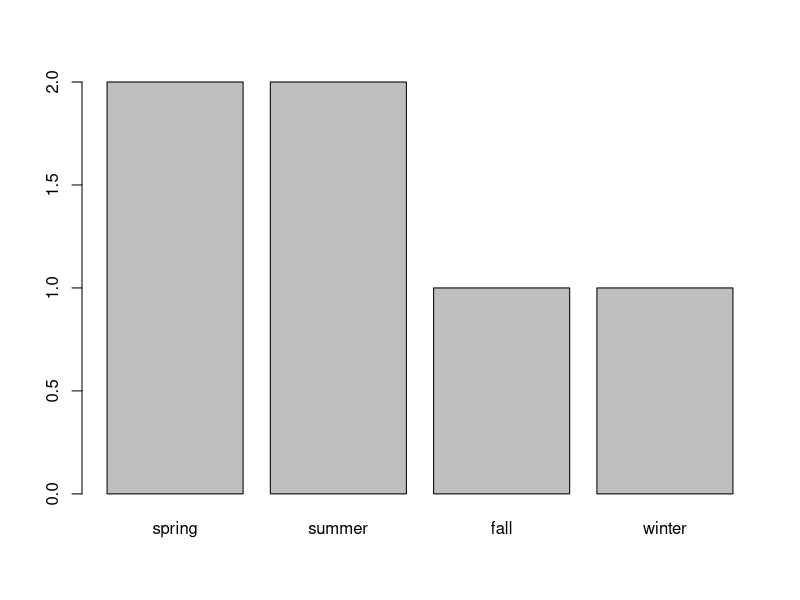

Reproduce this figure in R.
# 2022-12-26
# Chapter2 데이터 객체 실습 코드

### 2.2 벡터
## 2,2,1 벡터 이해
# vector: 1차원 형태의 데이터를 저장할 수 있는 저장소
# 같은 자료형을 가져야함.
# C()함수를 이용해 벡터 생성
# 숫자와 문자를 동일한 벡터에 저장하면 숫자는 문자로 변경됨
# 데이터 테이블에서 각각의 열을 생성한다고 생각

v1 <- c(1, 2, 3, 4, 5)             # 숫자형 벡터
v2 <- c("a", "b", "C")             # 문자형 벡터
v3 <- c(TRUE, FALSE, FALSE)        # 논리형 벡터
v4 <- c(1, 2, 3, "a", "b", "c")    # 문자형 벡터

print(v1) # [1] 1 2 3 4 5
print(v2) # [1] "a" "b" "C"
print(v3) # [1]  TRUE FALSE FALSE
print(v4) # [1] "1" "2" "3" "a" "b" "c"


# 벡터를 결합해 새로운 벡터 생성 가능
v5 <- c(6, 7, 8, 9, 10)
v6 <- c(v1, v5)

print(v6) # [1]  1  2  3  4  5  6  7  8  9 10


# 연속적인 데이터 생성시 콜론 이용. [1, 15] 범위, 1 간격 씩 증가
v7 <- 1:15

print(v7) #  [1]  1  2  3  4  5  6  7  8  9 10 11 12 13 14 15


# seq(from, to, by)
# from ~ to 사이의 by 만큼의 텀을 가진 시퀀스 생성
# 자세한 reference는 help에서 제공
v8 <- seq(1, 10, 2) # v8 <- seq(to=10, by=2, from=1) 과 동일

print(v8) # [1] 1 3 5 7 9


# rep(x, ...)
# 반복된 숫자로 이루어진 벡터 생성
v9 <- rep(1:5, times=3)
v10 <- rep(1:5, each=3)

print(v9)  #  [1] 1 2 3 4 5 1 2 3 4 5 1 2 3 4 5
print(v10) #  [1] 1 1 1 2 2 2 3 3 3 4 4 4 5 5 5


## 2.2.2 인덱스(index)
# 벡터에 저장된 각각의 값들을 구별하기 위해 앞쪽의 값부터 시작하여 부여한 순서값
# R 언어에서 인덱스는 1부터 시작

v <- c(6, 8, 1, 9, 7)
print(v[1]) # [1] 6
print(v[6]) # [1] NA

## 2.2.3 원소값 추출
# 인덱스로 vector에 사용된 모든 함수를 사용할 수 있음

# v의 1, 3, 5번 인덱스의 값 출력
print(v[c(1, 3, 5)])    # [1] 6 1 7

# v의 1:3 번 인덱스의 값들 출력
print(v[1:3])           # [1] 6 8 1

# v의 2~5 번 인덱스의 값을 2씩 건너뛰며 출력
print(v[seq(2, 5, 2)])  # [1] 8 9

# v의 1번 인덱스의 값을 10번 반복하여 출력
print(v[rep(1, 10)])    # [1] 6 6 6 6 6 6 6 6 6 6

# v의 1, 3, 4번 인덱스의 값을 각각 10번씩 출력
print(v[rep(c(1, 3, 4), each=10)]) #  [1] 6 6 6 6 6 6 6 6 6 6 1 1 1 1 1 1 1 1 1 1 9 9 9 9 9 9 9 9 9 9

# v의 5번 인덱스를 제외한 나머지 값 출력
print(v[-5])            # [1] 6 8 1 9

# v의 2, 4번 인덱스를 제외한 나머지 값 출력
print(v[-c(2, 4)])      # [1] 6 1 7


## 2.2.4 벡터의 산술연산
# 벡터에 대한 산술연산은 벡터의 모든 값들에 대한 연산으로 바뀌어 실행
# 벡터와 벡터 간 연산은 대응되는 위치에 있는 값끼리의 연산으로 바뀌어 실행됨
# 벡터 간 연산 중 벡터의 길이가 서로 다른 경우 짧은 벡터를 처음부터 반복시켜 억지로 늘린 뒤 계산
v11 <- c(3, 7, 6)
v12 <- c(4, 2, 8)
v13 <- 1:5
print(v11 + 2)   # [1] 5 9 8
print(v11 - v12) # [1] -1  5 -2

# 벡터의 길이가 서로 다르므로 길이가 짧은 v11을 처음부터 반복시켜 억지로 늘린 뒤 계산함
# v11 : 3 7 6 (3 7)
# v13 : 1 2 3  4 5
# res : 4 9 9  7 12
print(v11 + v13) # [1]  4  9  9  7 12


## 벡터에 적용 가능한 함수
# sum : 합계
print(sum(1:100))        # [1] 5050
# mean : 평균
print(mean(1:100))       # [1] 50.5
# median : 전체 값의 중간값
print(median(1:100))     # [1] 50.5
# max : 최댓값
print(max(1:100))        # [1] 100
# min : 최솟값
print(min(1:100))        # [1] 1
# var : 분산(variance)
print(var(1:100))        # [1] 841.6667
# sd : 표준편차(standard deviation) 분산에 루트를 씌운 것 == sqrt(var())
print(sd(1:100))         # [1] 29.01149
print(sqrt(var(1:100)))  # [1] 29.01149
# length : 벡터에 포함된 값들의 개수
print(length(1:100))     # [1] 100


## 2.2.5 논리연산자
# 등호와 부등호는 (>, <, >=, <=, ==, !=)로 동일함
# and는 &, or는 | 하나로 표현됨
# 논리연산도 벡터에 포함된 각각의 값에 대한 연산으로 바뀌어 실행됨

# 각 원소가 5보다 크거나 같으면 TRUE, 아니면 FALSE 출력
v14 <- 1:10
print(v14 >= 5)           # [1] FALSE FALSE FALSE FALSE  TRUE  TRUE  TRUE  TRUE  TRUE  TRUE

# table() 함수를 통해 FALSE와 TRUE의 개수를 테이블 형태로 출력 가능
table(v14 >= 5)

# 인덱스 안에 논리연산자가 포함되면 TRUE에 해당하는 값들만 반환함
print(v14[v14 >= 5])      # [1]  5  6  7  8  9 10

# 논리값이 산술연산에 사용되면 TRUE는 1로, FALSE는 0으로 간주됨
# TRUE의 개수를 합한 값이 출력. 결과적으로 조건을 만족하는 값의 개수를 출력.
print(sum(v14 >= 5))      # [1] 6

# v14에서 5보다 크거나 같은 값들의 합계 출력
print(sum(v14[v14 >= 5])) # [1] 45


## 2.2.6 리스트
# 서로 다른 자료형의 값들을 1차원 배열에 저장하고 다룰 수 있도록 함
# list() 함수를 이용하여 리스트 생성
# 리스트에 저장된 값은 [[]]를 사용하거나, 리스트이름$값의이름 의 형태로 추출 가능
myinfo <-list(name="kim", age=25, smoking="FALSE", score=c(90,95,100))
print(myinfo[[1]])
print(myinfo$score)


## 2.2.7 팩터(factor)
# 문자형 데이터가 저장된 벡터의 한 종류
# 문자형 벡터를 만든 뒤 factor() 함수를 이용하여 팩터를 생성
fav_season <- c("spring", "fall", "winter", "summer", "summer", "spring")
table(fav_season)
fac_fav_season <- factor(fav_season)
table(fac_fav_season)

# 벡터를 이용해 팩터를 생성할 때 파라미터로 levels를 지정하면 순서를 지정할 수 있음
fac2_fav_season <- factor(fav_season, levels=c("spring", "summer", "fall", "winter"))
table(fac2_fav_season)
barplot(table(fac2_fav_season)) # barplot() 함수를 이용해 막대 그래프로 시각적으로 표현 가능

# levels() 함수는 팩터에 저장된 값들의 종류를 알려줌
print(levels(fac2_fav_season))

# 팩터는 사전에 정의된 값 외에 다른 값들은 입력하지 못하도록 함
fac2_fav_season[7] = "summer"
print(fac2_fav_season)
fac2_fav_season[8] = "abc"     # Warning message:
                               # In `[<-.factor`(`*tmp*`, 8, value = "abc") :
                               #   요인의 수준(factor level)이 올바르지 않아 NA가 생성되었습니다.

print(fac2_fav_season)         # [1] spring fall   winter summer summer spring summer <NA>  


### 2.3 행렬(matrix)과 데이터프레임(data frame)
# 1차원 데이터: 단일 주제의 데이터 <- 벡터
# 2차원 데이터: 여러 주제의 데이터(여러개의 열을 가짐) <- 매트릭스, 데이터프레임

## 2.3.1 행렬 이해
# 2차원 테이블 형태의 자료구조
# 모든 셀에 저장되는 값은 동일한 자료형이어야 함
# matrix() 함수를 이용하여 행렬 생성
  # 매개변수 nrow, ncol : 행렬의 행과 열의 개수 지정
  # 매개변수 byrow : TRUE인 경우 행렬에 저장될 값들을 행 방향으로 채움. 기본값은 FALSE, 열 방향으로 채워짐

m1 <- matrix(1:20, nrow=4, ncol=5)  # 1:20와 nrow만 인자로 넘겨도 매트릭스는 생성됨. 1:20과 ncol만 넘겨도 마찬가지
m2 <- matrix(1:20, nrow=4, ncol=5, byrow=TRUE)
print(m1)
print(m2)

# 2개의 인덱스 값으로 행렬의 원소 추출 가능
# [행, 열]과 같이 사용
# 행 또는 열을 지정하지 않는 경우 입력한 열 또는 행 전체를 추출
print(m1[2, 4]) # 2행 4열의 값 출력
print(m1[3, ])  # 3행 전체 출력
print(m1[, 5])  # 5열 전체 출력
print(m1[,])    # 모든 행, 열을 출력(매트릭스 전체 출력)

# rbind(), cbind() 함수를 이용해 벡터 또는 행렬 결합 가능
# rbind() : row 방향으로 붙임 (아래에 결합)
# cbind() : column 방향으로 붙임 (오른쪽에 결합)
m3 <- rbind(m1, m2)
m4 <- cbind(m1, m2)
m5 <- cbind(m1, c(1:4))
print(m3)
print(m4)
print(m5)

# rownames(), colnames() 함수를 이용해 행과 열에 이름을 지정할 수 있음
score <- matrix(c(80, 67, 74,
                  82, 95, 88,
                  75, 84, 82),
                nrow = 3, ncol = 3, byrow = TRUE)
rownames(score) <- c("Kim", "Lee", "Park")
colnames(score) <- c("Kor", "Eng", "Math")
print(score)
print(rownames(score))
print(colnames(score))


## 2.3.2 데이터프레임 이해
# 서로 다른 형태의 데이터를 2차원 데이터 형태로 묶을 수 있는 자료구조
# 행렬 : 저장되는 모든 값이 동일한 자료형
# 데이터프레임 : 서로 다른 자료형의 값을 함께 저장할 수 있음
# 다만 데이터프레임은 특정 열의 값들은 자료형이 동일해야함. 데이터테이블에서 각 열의 데이터가 동일한 특성을 가짐과 같음
# 여러개의 벡터를 결합하는 형태로, 각각의 열을 생성해 결합함
# data.frame() 함수를 이용해 생성

df1 <- data.frame(name = c("Kim", "Lee", "Park", "Choi"),
                  age = c(24, 25, 22, 27),
                  btype = factor(c("A", "B", "O", "B")),
                  religion = c(TRUE, FALSE, TRUE, TRUE))
print(df1)

# 매트릭스와 동일한 방법으로 데이터 추출 가능
print(df1[1, 2])   # 1행 2열에 위치한 값 출력
print(df1[, 3])    # 3열의 모든 값 출력
print(df1[, 1:2])  # 여러개의 행 또는 열 추출 가능
print(df1[, c(2, 4)])    # 여러개의 행 또는 열 추출 가능
print(df1[, "religion"]) # 인덱스에서 열의 이름으로도 접근 가능

# 데이터프레임에서는 열의 이름을 통해 열 데이터를 추출할 수 있음
# `(데이터프레임 이름)$(열 이름)`
print(df1$btype)

# cbind()와 rbind()를 이용해 벡터 또는 데이터프레임과 결합 가능
df2 <- cbind(df1, c("dog", "cat", "bird", "dog"))
colnames(df2)[5] <- "pet"  # 새로 추가된 5번째 열에 "pet" 이라는 이름 지정. 
                           # 지정하지 않을 시 열의 이름으로 벡터 자체가 들어감
print(df2)


## 2.3.3 행렬과 데이터프레임 다루기
print(iris)                     # iris는 기본으로 제공되는 data set
print(dim(iris))                # dim() : 행과 열의 개수 출력
print(nrow(iris))               # nrow() : 행의 개수 출력
print(ncol(iris))               # ncol() : 열의 개수 출력
print(colnames(iris))           # colnames() : 열 이름 출력, names()와 결과 동일
print(head(iris))               # head() : 데이터셋의 앞부분 일부 출력
print(head(iris, n=10))         # parameter로 n을 주어 미리보기 개수 지정 가능
print(tail(iris))               # tail() : 데이터셋의 뒷부분 일부 출력
print(str(iris))                # str() : 데이터셋의 요약 정보 출력

print(iris[, 5])                # iris[, "Species"] 와 동일한 결과 출력 <- 열의 이름으로 접근 가능
print(unique(iris[, 5]))        # unique() : 어떤 결과에서 중복을 제거하여 데이터 보여줌
print(table(iris[, "Species"])) # table()을 통해 빈도 체크

print(colSums(iris[, -5]))      # 각 열별 합계 출력
print(colMeans(iris[, -5]))     # 각 열별 평균 출력
print(rowSums(iris[, -5]))      # 각 행별 합계 출력
print(rowMeans(iris[, -5]))     # 각 행별 평균 출력


# subset() 함수 이용하여 조건에 맞는 행과 열의 값 추출할 수 있음
  # 매개변수 subset : 행에 대한 조건 지정. 조건이 TRUE인 값들만 추출하여 출력됨
  # 매개변수 select ; 추출하고자하는 열 지정
iris.new1 <- subset(iris, Species == "setosa")
iris.new2 <- subset(iris, subset = Sepal.Length > 5.0 & Sepal.Width > 4.0)
iris.new3 <- subset(iris, select = c("Sepal.Length", "Sepal.Width"))

print(iris.new1)
print(iris.new2)
print(iris.new3)


## 행렬 및 데이터프레임 산술 연산
# 벡터와 마찬가지로 행렬이나 데이터프레임도 각 원소에 대한 연산으로 바뀌어 실행됨
# 행렬간의 연산은 동일한 위치에 있는 값끼리의 연산으로 바뀌어 실행되므로 두 행렬의 크기가 같아야함.
m1 <- matrix(1:20, nrow = 4, ncol = 5)    # 4x5 행렬
m2 <- matrix(21:40, nrow = 4, ncol = 5)   # 4x5 행렬

print(m1 + 2)   # m1의 모든 원소에 2를 더한 매트릭스 출력
print(m2 * 3)   # m2의 모든 원소에 3을 곱한 매트릭스 출력
print(m1 + m2)  # m1과 m2의 모든 원소들을 각각 더한 매트릭스 출력. 두 매트릭스 크기가 같아야함.
print(m1 * m2)  # m1과 m2의 모든 원소들을 각각 곱함. 진정한 의미의 행렬곱(%*%)은 아님.

m3 <- matrix(1:6, nrow = 2, ncol = 3)     # 2x3 행렬
m4 <- matrix(1:12, nrow = 3, ncol = 4)    # 3x4 행렬
print(m3 %*% m4)                          # 실제 행렬곱을 위해 %*% 연산자 사용
                                          # m3의 column 수와 m4의 row 수가 같아야 행렬곱 가능

print(t(m1))    # t() 함수를 사용해 전치행렬 출력 가능


### ★★★★★4 외부 파일 읽기 및 쓰기 ★★★★★
# 시험 때 파일을 읽어와서 처리하는 문제 나올 것

# 2.4.1. 작업 폴더 설정
# setwd() 함수를 이용하여 작업할 폴더의 경로 지정
rootDir = "C:/R-2022"
dataDir = "/dataSet"
dataPath = paste0(rootDir, dataDir)
setwd(dataPath)

# 2.4.2. 외부 파일 읽기
# read.csv() 함수를 이용해 외부에 있는 csv 파일을 불러옴. dataFrame으로 불러와짐
data <- read.csv("StudentSurvey.csv")
head(data)

# 2.4.3. 외부 파일 쓰기
# write.csv() 함수를 이용해 외부로 csv 파일을 저장
smoking <- subset(data, Smoke=="Yes")
write.csv(smoking, "smoking.csv")


